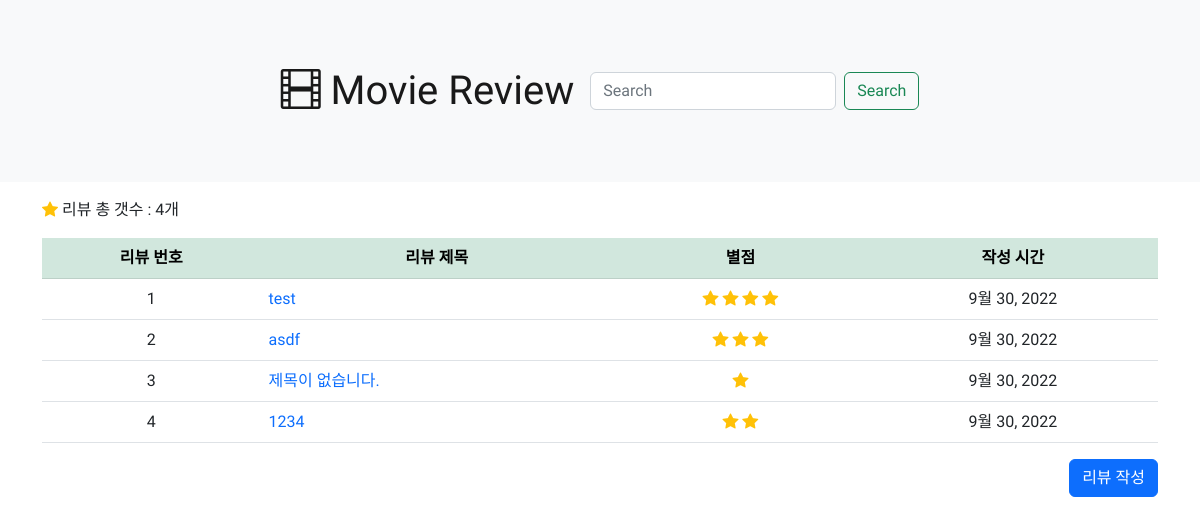
Before: / with the older database file.
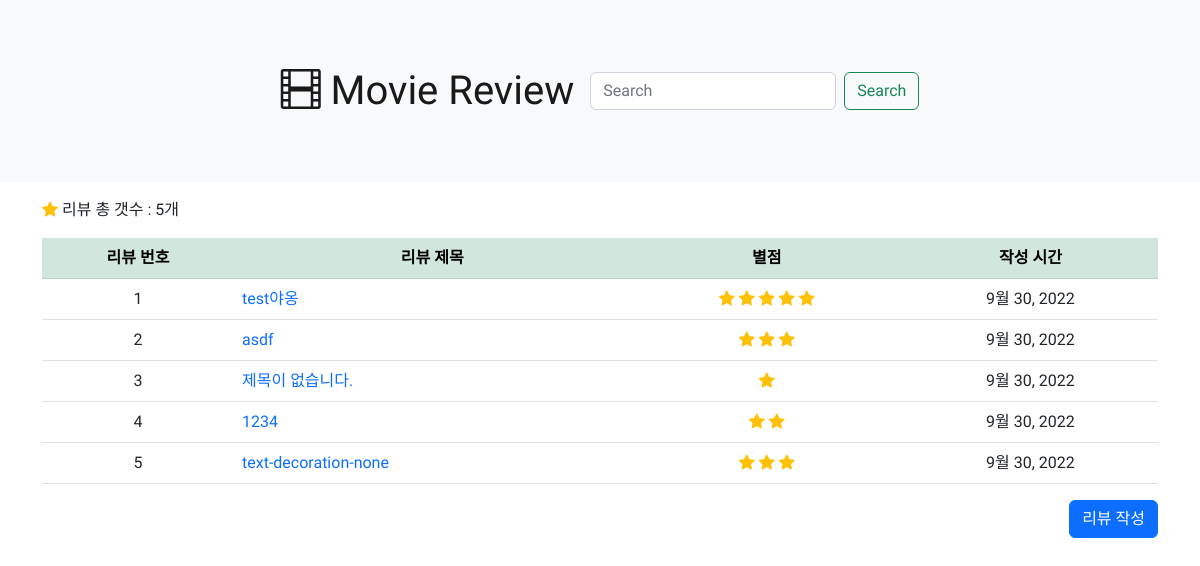
After: the same page with the newer database file.
### movie/models.py (models this page shows)
class Review(models.Model):
    title = models.CharField(max_length=80)
    content = models.TextField()
    created_at = models.DateTimeField(auto_now_add=True)
    updated_at = models.DateTimeField(auto_now=True)
    score = models.IntegerField(validators=[MinValueValidator(1), MaxValueValidator(5)])
    password = models.CharField(max_length=20)

### movie/views.py (the view)
# urls.py: path('', views.index, name='index'),
def index(request):
    reviews = Review.objects.all()
    total = Review.objects.all().count()
    context = {
        'reviews': reviews,
        'total' : total,
    }
    return render(request, 'movie/index.html', context)

### movie/templates/movie/index.html
{% extends 'base.html' %}
{% block content %}
<div class="container">
    <p class="mt-3">
        <i class="bi bi-star-fill text-warning"></i> 리뷰 총 갯수 : {{ total }}개
    </p>
    <table class="table">
        <thead class="table-success text-center">
            <tr>
                <th>리뷰 번호</th>
                <th>리뷰 제목</th>
                <th>별점</th>
                <th>작성 시간</th>
            </tr>
        </thead>
        <tbody>
            {% for review in reviews %}
            <tr>
                <td class="text-center">{{ forloop.counter }}</td>
                {% if review.title == "" %}
                <td><a class='text-decoration-none' href="{% url 'movie:detail' review.pk %}">제목이 없습니다.</a></td>
                {% else %}
                <td><a class='text-decoration-none' href="{% url 'movie:detail' review.pk %}">{{ review.title }}</a></td>
                {% endif %}
                <td class="text-center">
                    {% if review.score == 5 %}
                    <i class="bi bi-star-fill text-warning"></i>
                    <i class="bi bi-star-fill text-warning"></i>
                    <i class="bi bi-star-fill text-warning"></i>
                    <i class="bi bi-star-fill text-warning"></i>
                    <i class="bi bi-star-fill text-warning"></i>
                    {% elif review.score == 4 %}
                    <i class="bi bi-star-fill text-warning"></i>
                    <i class="bi bi-star-fill text-warning"></i>
                    <i class="bi bi-star-fill text-warning"></i>
                    <i class="bi bi-star-fill text-warning"></i>
                    {% elif review.score == 3 %}
                    <i class="bi bi-star-fill text-warning"></i>
                    <i class="bi bi-star-fill text-warning"></i>
                    <i class="bi bi-star-fill text-warning"></i>
                    {% elif review.score == 2 %}
                    <i class="bi bi-star-fill text-warning"></i>
                    <i class="bi bi-star-fill text-warning"></i>
                    {% elif review.score == 1 %}
                    <i class="bi bi-star-fill text-warning"></i>
                    {% endif %}
                </td>
                <td class="text-center">{{ review.created_at.date }}</td>
            </tr>
            {% endfor %}
        </tbody>
    </table>
    <div class="row">
        <div class="col-12">
            <a href="/new/" class="btn btn-primary" style="float:right;">리뷰 작성</a>
        </div>
    </div>
</div>
{% endblock %}

### templates/base.html (shortened to what this page needs)
<!DOCTYPE html>
<html lang="en">
<head>
  <link href="https://cdn.jsdelivr.net/npm/bootstrap@5.2.1/dist/css/bootstrap.min.css" rel="stylesheet"
>
  <link rel="stylesheet" href="https://cdn.jsdelivr.net/npm/bootstrap-icons@1.9.1/font/bootstrap-icons.css">
</head>
<body>
  <nav class="navbar bg-light">
    <div class="container-fluid pt-5 pb-5 d-flex justify-content-center">
      <a class="navbar-brand fs-1" href="{% url 'movie:index' %}"><i class="bi bi-film"></i> Movie Review</a>
      <form action="{% url 'movie:search_result' %}" class="d-flex" role="search" name='search'>
        <input class="form-control me-2" type="search" name='search' placeholder="Search" aria-label="Search">
        <button class="btn btn-outline-success" type="submit">Search</button>
      </form>
    </div>
  </nav>
  {% block content %}
  {% endblock %}
</body>
</html>

### templates/base.html (style rules this page uses)
body { font-family: 'Jua', sans-serif; }

Changed rows visible on the page:
changed Review: title "test" → "test야옹"; score 4 → 5 (drawn)
added Review: title "text-decoration-none", score 3 (drawn), created_at "9월 30, 2022"
Other visible differences:
{{ total }}: "4" → "5"
